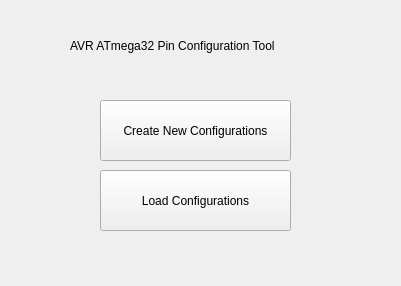
<?xml version="1.0" encoding="UTF-8"?>
<ui version="4.0">
 <class>MainWindow</class>
 <widget class="QWidget" name="MainWindow">
  <property name="geometry">
   <rect>
    <x>0</x>
    <y>0</y>
    <width>401</width>
    <height>286</height>
   </rect>
  </property>
  <property name="windowTitle">
   <string>Main Window</string>
  </property>
  <widget class="QPushButton" name="btn_create">
   <property name="geometry">
    <rect>
     <x>100</x>
     <y>100</y>
     <width>191</width>
     <height>61</height>
    </rect>
   </property>
   <property name="text">
    <string>Create New Configurations</string>
   </property>
  </widget>
  <widget class="QPushButton" name="btn_load">
   <property name="geometry">
    <rect>
     <x>100</x>
     <y>170</y>
     <width>191</width>
     <height>61</height>
    </rect>
   </property>
   <property name="text">
    <string>Load Configurations</string>
   </property>
  </widget>
  <widget class="QLabel" name="label">
   <property name="geometry">
    <rect>
     <x>70</x>
     <y>20</y>
     <width>261</width>
     <height>51</height>
    </rect>
   </property>
   <property name="text">
    <string>AVR ATmega32 Pin Configuration Tool</string>
   </property>
  </widget>
 </widget>
 <resources/>
 <connections>
  <connection>
   <sender>btn_create</sender>
   <signal>clicked()</signal>
   <receiver>btn_load</receiver>
   <slot>toggle()</slot>
   <hints>
    <hint type="sourcelabel">
     <x>285</x>
     <y>200</y>
    </hint>
    <hint type="destinationlabel">
     <x>285</x>
     <y>270</y>
    </hint>
   </hints>
  </connection>
 </connections>
</ui>
